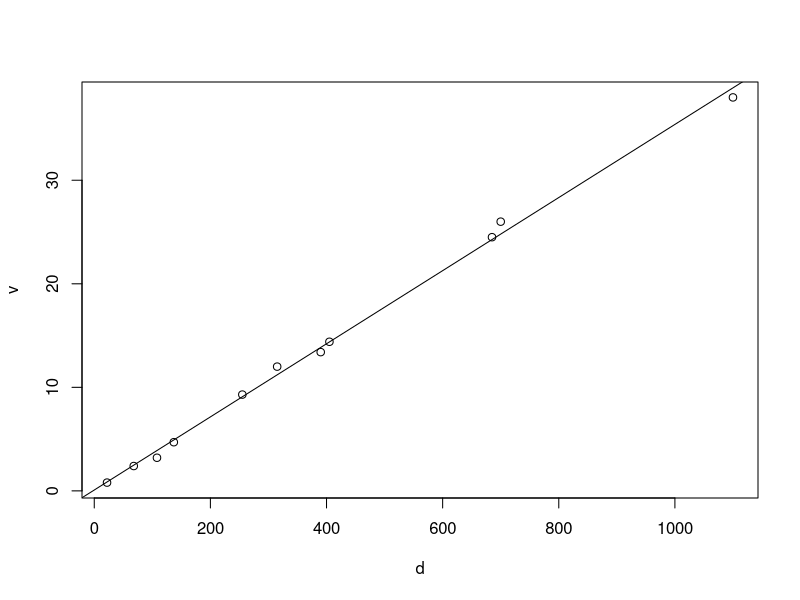

Source code (R): (Note: this script raises an error after producing the figure.)
#1.
#a.
d<-c(22,68,108,137,255,315,390,405,685,700,1100)
v<-c(.8,2.4,3.2,4.7,9.3,12,13.4,14.4,24.5,26,38)
plot(d,v)
#b.
abline(lm(v~d))
#.03531+.08536d=H
#c.
#sum of residuals: 0.89118
#d.
#lm(v~d)
#intercept is -1.36        slope is 28.24  
#e. 
#the product is really close to being 1
#d. They aren't really close at all to being the same line.
#2. 
#a.
#body              brain        
#Min.   :   0.005   Min.   :   0.14  
#1st Qu.:   0.600   1st Qu.:   4.25  
#Median :   3.342   Median :  17.25  
#Mean   : 198.790   Mean   : 283.13  
#3rd Qu.:  48.203   3rd Qu.: 166.00  
#Max.   :6654.000   Max.   :5712.00  

#b.
plot(mammals)
#the dataset is very concentrated at certain points with at least one outlier
#c.
body <-c(3.385,.48,1.35,465,36.330,27.66,14.83,1.04,4.19,.425,.101,.92,1,.005,.06,3.5,2,1.7,2547,.023,187.10,521,.785,10,3.3,.2,1.41,529,207,85,.75,62,6654,3.5,6.8,35,4.05,.12,.023,.01,1.4,250,2.5,55.5,100,52.16,10.55,.55,60,3.6,4.288,.28,.075,.122,.048,192,3,160,.9,1.62,.104,4.235)
brain <-c(44.5,15.5,8.1,423,119.5,115,98.2,5.5,58,6.40,4,5.7,6.6,.14,1,10.8,22.3,6.3,4603,.30,419,655,3.5,115,25.6,5,17.5,680,406,325,12.3,1320,5712,3.9,179,56,17,1,.4,.25,12.5,490,12.1,175,157,440,179.5,2.4,81,21,39.2,1.9,1.2,3,.33,180,25,169,2.6,11.4,2.5,50.4)
bodynew<-1/body
brainnew<-1/brain
plot(bodynew,brainnew)
#the plot is more linear than it was, hence the purpose of the transformation
#body:
#Min.   1st Qu.    Median      Mean   3rd Qu.      Max. 
#0.00015   0.02126   0.29923   8.11387   1.69697 200.00000 

#brain:
#Min.  1st Qu.   Median     Mean  3rd Qu.     Max. 
#0.000175 0.006030 0.052381 0.448726 0.237500 7.142857 
#d.
lm(brainnew~bodynew)
#(Intercept)      bodynew  
#0.13503      0.03866  
#e.
#Brain size changes 0.21235 times the body size as body size doubles










